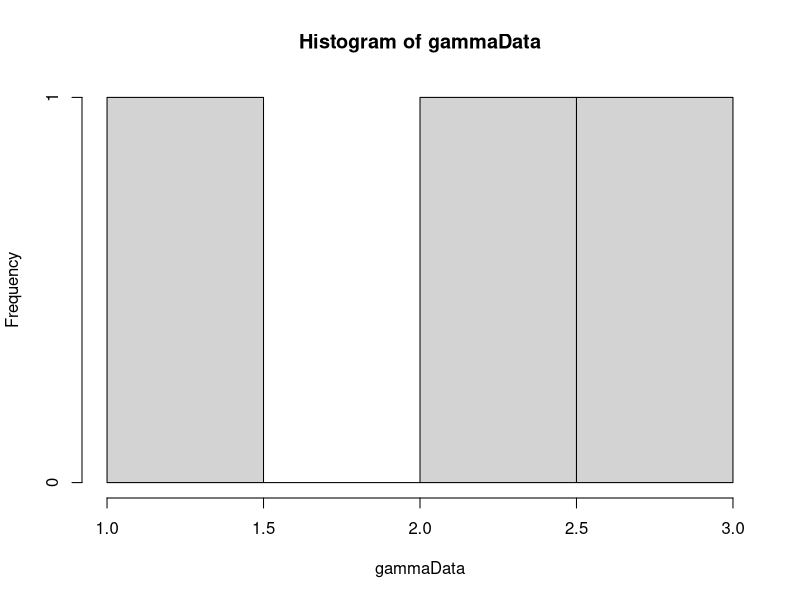
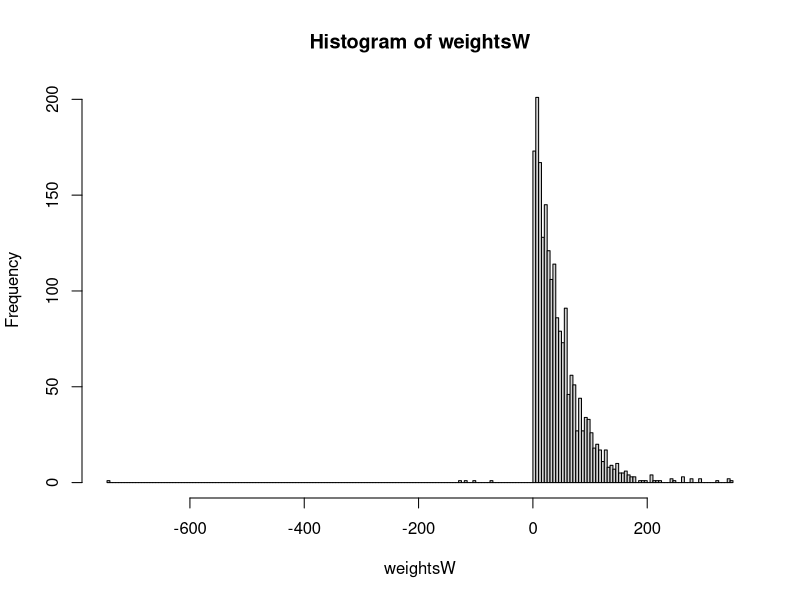
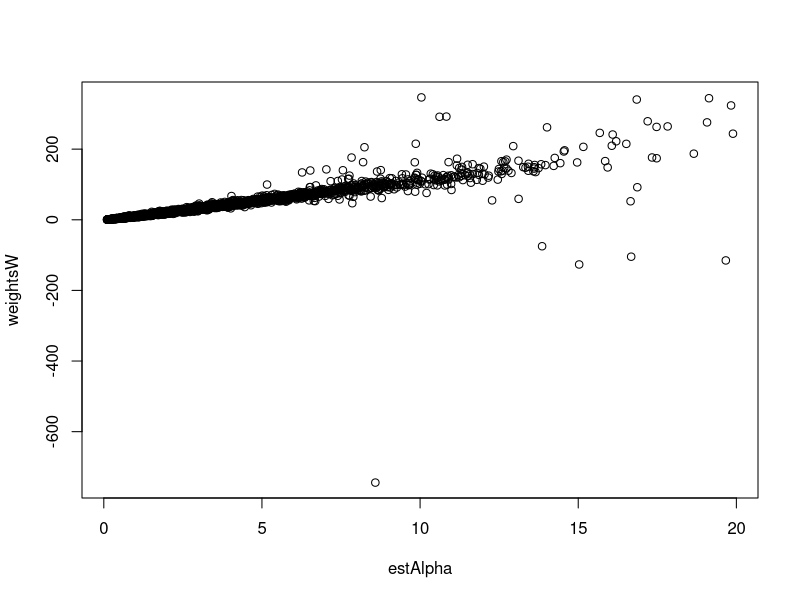

The R source for these figures, in order:
library(MCMCpack)

#weightedUniform <- function(n, numIterations) {
#  # Generate sample of from a weighted uniform distribution
#  # 
#  # Args:
#  #   n: number of points in sample
#  #   
#  # Returns:
#  #   A vector sample
#  uCurr = runif(n)
#  alphaCurr = findAlpha(s2, uCurr)
#  uConv = rep(0, numIterations)
#  uTrace = rep(0, numIterations)
#  for(i in 1:numIterations) {
#    uProp = runif(n)
#    alphaProp = findAlpha(s2, uProp)
#    if(alphaProp != -1) {
#      proportionalProp = proportionalDensity(uProp, alphaProp)
#      proportionalCurr = proportionalDensity(uCurr, alphaCurr)
#      alphaVal = min(1, proportionalProp/proportionalCurr)
#      u = runif(1)
#      print(i)
#      if (u <= alphaVal) {
#        uCurr = uProp
#        alphaCurr = alphaProp
#      }  
#    }
#    uConv[i] = var(uCurr)
#    uTrace[i] = uCurr[1]
#  }
#  plot(uConv, type="l")
#  plot(uTrace, type="l")
#  return(uCurr)
#}
#
#proportionalDensity <- function(u, alpha) {
#  # Calculate proportional density for indepence sampling
#  # 
#  # Args:
#  #   u: A vector from an uniform distribution.
#  #   alpha: A scalar value
#  #   
#  # Returns:
#  #   A scalar value
#  
#  gammaInv = rep(0, length(u))
#  diffGammaInv = rep(0, length(u))
#  for(i in 1:length(u)) {
#    gammaInv[i] = invGammaCumulative(u[i], alpha)
#    diffGammaInv[i] = diffAlphaInvGammaCumulative(u[i], alpha)
#  }
#  return(calcWeight(gammaInv, diffGammaInv))
#}
#
#calcWeight <- function(gammaInv, diffGammaInv) {
#  # Calculate weigth for a gamma distribution
#  #
#  # Args:
#  #   gammaInv: A list of values from the inverse cumulative gamma.
#  #   diffGammaInv: A list of values from the derivative of the inverse cumulative gamma.
#  #   
#  # Returns:
#  #   A scalar value
#  weight = (1/length(gammaInv))*(sum(diffGammaInv/gammaInv)) - sum(diffGammaInv)/sum(gammaInv)
#  return(weight)
#}

calcWeight <- function(u, alpha) {
  # Calculates weight for given u and alpha.
  # 
  # Args:
  #   u: A vector.
  #   alpha: A scalar.
  #   
  # Returns:
  #   The weight value. A scalar.
  gammaInv = rep(0, length(u))
  diffGammaInv = rep(0, length(u))
  for(i in 1:length(u)) {
    gammaInv[i] = invGammaCumulative(u[i], alpha)
    diffGammaInv[i] = diffAlphaInvGammaCumulative(u[i], alpha)
  }
  pi = 1
  weight = pi/((1/length(gammaInv))*(sum(diffGammaInv/gammaInv)) - sum(diffGammaInv)/sum(gammaInv))
  return(weight)
}

getPiValue <- function() {
  if (piValue == "constant") {
    return(1)
  } else if (pivalue == "jeffrey") {
    # Return jeffrey prior
    return(1)
  }
}

calcPhi <- function(u, alpha) {
  phiPoint = rep(0, length(u))
  for(i in 1:length(u)) {
    xValue = invGammaCumulative(u[i], alpha)
    phiPoint[i] = xValue > probValue
  }
  return(sum(phiPoint)/length(u))
}

invGammaCumulative <- function(u, alpha) {
  # Finds the inverse of the cumulative gamma.
  # 
  # Args:
  #   u: Scalar value.
  #   alpha: Scalar value.
  #   
  # Returns:
  #   A scalar. The inverse value given u and alpha.
  x = 0
  stepSize = 0.1
  tolerance = 0.00001
  direction = 1
  integralValue = 0
  
  while(abs(integralValue - u) > tolerance){
    x = x + direction*stepSize
    if(x<0) {
      x = 0
      direction = 1
    }
    
    if(method == "integrate") {
      integralv = integrate(gammaDensity, 0, x)
      integralValue = integral$valuev
      print("hello")
    } else if(method == "pgamma") {
      integralv = pgamma(x, shape=alpha, scale=1)
      integralValue = integralv
      if (length(integralv)>1) {
        print(length(alpha))
      }
      #print(length(integralv))
    }
    
    
    # Going left and pass the point
    if ((u > integralValue) && (direction == -1)) {
      stepSize = stepSize/2
      direction = 1
    }
    
    # Going right and pass the point
    if ((u < integralValue) && (direction == 1)) {
      stepSize = stepSize/2
      direction = -1
    }
  }
  return(x)
}

diffAlphaInvGammaCumulative <- function(u, alpha) {
  # Derivative of gamma distribution with respect to alpha.
  # 
  # Args:
  #   u: Scalar between 0 and 1.
  #   alpha: Scalar larger than 0.
  #   
  # Returns:
  #   Scalar value. Derivative at point alpha.
  firstPoint = invGammaCumulative(u,alpha)
  secondPoint = invGammaCumulative(u, alpha + alphaHStep)
  return((secondPoint - firstPoint)/alphaHStep)
}

calcDerivateFunction <- function(u, alphaValue) {
  # Analytically find the derivative of cumulative inverse.
  # 
  # Args:
  #   u: Scalar value between 0 and 1.
  #   alphaValue: Scalar value.
  #   
  # Returns:
  #   A scalar value.
  largeFInv = invGammaCumulative(u, alphaValue)
  integralPart = integrate(integralFunction, 0, largeFInv)
  return((digamma(alphaValue)*u - integralPart$value)*gamma(alphaValue)/((largeFInv^(alphaValue - 1))*exp(-largeFInv)))
}

integralFunction <- function(y) {
  # Function to be integrated.
  return(log(y)*(y^(alphaValue - 1))*exp(-y)/gamma(alphaValue))
}

optimfindAlpha <- function() {
  if((calcValueTau2(u, alphaUpperBound) < s2) || (calcValueTau2(u, alphaLowerBound) > s2)) {
    return(-1)
  }
  return(optim(c(0.1), optimFunction, lower=alphaLowerBound, upper=alphaUpperBound, method="Brent")$par)
}

optimFunction <- function(alpha) {
  return(abs(s2-calcValueTau2(u, alpha)))
}

findAlpha <- function(s2, u) {
  # Function to calculate alpha value
  # 
  # Args:
  #   s2: Scalar value of sufficient statistic
  #   u: A vector
  #   
  # Returns:
  #   A scalar value of alpha.
  
  alphaValue = 0.1
  stepSize = 1
  direction = 1
  tolerance = 0.0001
  tau2Value = 0
  prevTau2Value = 0
  it = 0
  while(abs(s2 - tau2Value) > tolerance) {
    it = it + 1
    alphaValue = alphaValue + direction*stepSize
    if(alphaValue<=0) {
      alphaValue = 0.1
      direction = 1
    }
    prevTau2Value = tau2Value
    tau2Value = calcValueTau2(u, alphaValue)
    #print(abs(s2 - tau2Value))
    #print(direction)
    if ((s2 > tau2Value) && (direction == -1)) {
      stepSize = stepSize/2
      direction = 1
    }
    
    if ((s2 < tau2Value) && (direction == 1)) {
      stepSize = stepSize/2
      direction = -1
    }
    
    if(isAlphaOutsideValidInterval(alphaValue, direction)) {
      return(-1)
    }  
    print(stepSize)
    if(it==100) {
      return(-1)
    }
    
  }
  
  return(alphaValue)
}

isAlphaOutsideValidInterval <- function(alphaValue, direction) {
  # Function to check if the alphaValue is outside allowed interval.
  # 
  # Args:
  #   alphaValue: A scalar value
  #   direction: A scalar value. Either 1 or -1.
  #   
  # Returns:
  #   Boolean value.
  return((alphaValue < alphaLowerBound && direction == -1) || (alphaValue > alphaUpperBound && direction == 1))
}

findBeta <- function(s1, u, alphaValue) {
  # Calculates beta
  # 
  # Args:
  #   s1: Scalar value.
  #   u: Vector of values between 0 and 1.
  #   alphaValue: Scalar value.
  #   
  # Returns:
  #   A scalar value.
  largeFInv = rep(0, length(u))
  for(i in 1:length(u)) {
    largeFInv[i] = invGammaCumulative(u[i], alphaValue)
  }
  return(s1*length(u)/(sum(largeFInv)))
}

calcValueTau2 <- function(u, alphaValue) {
  largeFInv = rep(0, length(u))
  for(i in 1:length(u)) {
    largeFInv[i] = invGammaCumulative(u[i], alphaValue)
  }
  return(length(u)*((prod(largeFInv))^(1/length(u)))/sum(largeFInv))
}

calcValueTau2Method2 <- function(x) {
  return(length(x)*((prod(x))^(1/length(x)))/sum(x))
}

alpha = 2
beta = 1
hStep = 0.01
alphaHStep = 0.01
method = "pgamma"
NUM_SAMPLES = 2000
NUM_POINTS = 3
alphaUpperBound = 20
alphaLowerBound = 0.1
# Pi is used in calculation of weights
# Options are:
#   "constant"
#   "jeffrey"
#   
piValue = "constant"

# Generate data
gammaData = rgamma(NUM_POINTS, shape=alpha, scale = beta)
hist(gammaData)
# Calculation of statistics
s1 = sum(gammaData)/NUM_POINTS
s2 = NUM_POINTS*((prod(gammaData))^(1/NUM_POINTS))/sum(gammaData)

# Generation of samples
phi = rep(0, NUM_SAMPLES)
# Phi is the prob that X>probValue
probValue = 1
weightsW = rep(0, NUM_SAMPLES)
sampleIndex = 1
iterationNumber = 0
estAlpha = rep(0, NUM_SAMPLES)
while(sampleIndex <= NUM_SAMPLES) {
  u = runif(NUM_POINTS)
  estAlpha[sampleIndex] = optimfindAlpha()
  if(estAlpha[sampleIndex] != -1) {
    weightsW[sampleIndex] = calcWeight(u, estAlpha[sampleIndex])
    phi[sampleIndex] = calcPhi(u, estAlpha[sampleIndex])
    sampleIndex = sampleIndex + 1
    #print(sampleIndex)
  }
  #print(iterationNumber)
  iterationNumber = iterationNumber + 1
}
alphaAcceptance = sampleIndex/iterationNumber
hist(weightsW, breaks = 200)
expectedPhi = sum(phi*weightsW)/sum(weightsW)
plot(estAlpha, weightsW)
